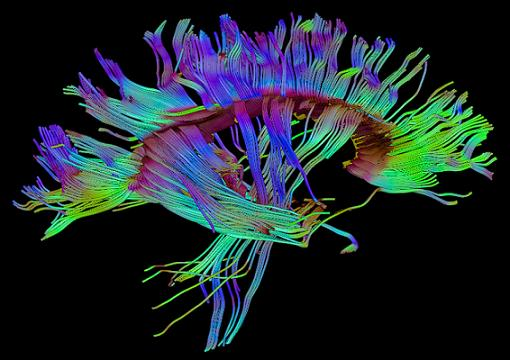
#> input picture 09-cv-recognition-examples/01_info_13_examples/DTI.jpg, 510 x 360 px; the run also reads 1 picture not shown here
$ jupyter execute --allow-errors info_13_examples.ipynb   (shell and % lines are left out)   (older library calls are emulated)
#> lines starting #> are read from the running program, lines starting #| are printed output that depends on the picture; after the words box and inside, x2 and y2 are one past the last pixel; in counts of white or black regions, pixels touching at a corner belong together
# Psychoinformatics - Week 13 (Examples)
by Tsung-Ren (Tren) Huang (trhuang@g.ntu.edu.tw)

[cell 1]
import numpy as np, scipy.misc
import cv2
import matplotlib.pyplot as plt

## 1 Basic Imaging Processing

### 1.1 Color to gray images

#### 1.1.1 The Matplot way

[cell 2]
import matplotlib.pyplot as plt
plt.close('all'); img1=plt.imread('DTI.jpg')
#> further down, img1 is the input picture: shape (360, 510, 3); mean R, G, B 29.5, 39.1, 44.3
print(img1.shape,type(img1),img1.dtype)
#| (360, 510, 3) <class 'numpy.ndarray'> uint8
plt.imshow(img1); plt.figure()
img2=np.mean(img1,2); print(img2.shape)
#| (360, 510)
plt.imshow(img2,cmap=plt.cm.gray)
plt.imsave('DTI_gray.jpg',img2, cmap=plt.cm.gray)

#### 1.1.1 The PIL/Pillow way

[cell 3]
from PIL import Image
img=Image.open('DTI.jpg')
img2=img.convert('L')
#> img2: PIL image 510x360 L
img2.show()
img2.save('DTI_gray.jpg')

### 1.2 Image Contrast

[cell 4]
import matplotlib.pyplot as plt
img=[]
img.append(np.float64(plt.imread('MRI1.jpg')))
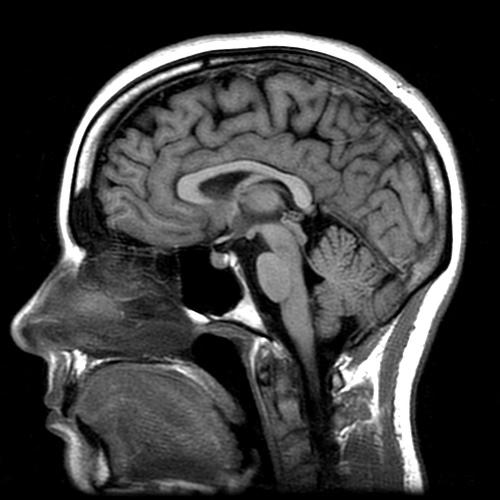
#> input picture 09-cv-recognition-examples/01_info_13_examples/MRI1.jpg, 500 x 500 px
img.append(np.float64(plt.imread('MRI2.jpg')))
img.append(img[1]-img[0]) #contrast
for i in range(3):
 plt.subplot(1,3,i+1); plt.axis('off')
 plt.imshow(img[i],cmap=plt.cm.gray)

### 1.3 Image Blending & Filtering

#### 1.3.1 The Matplotlib way

[cell 5]
import matplotlib.pyplot as plt
img1=plt.imread('face.jpg') # for FFA
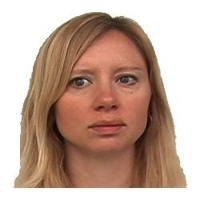
#> input picture 09-cv-recognition-examples/01_info_13_examples/face.jpg, 200 x 200 px
#> img1 is the input picture: shape (200, 200, 3); mean R, G, B 193.2, 165.4, 150.9
img2=plt.imread('house.jpg') # for PPA
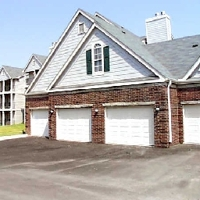
#> input picture 09-cv-recognition-examples/01_info_13_examples/house.jpg, 200 x 200 px
#> img2 is the input picture: shape (200, 200, 3); mean R, G, B 174.2, 172.7, 173.6
k=np.arange(1,10,2)/10.0
for i in range(5):
    plt.subplot(1,5,i+1);plt.axis('off')
    hybrid=k[i]*img1+(1-k[i])*img2
    plt.imshow(hybrid/255)

#### 1.3.2 The PIL/Pillow way

[cell 6]
from PIL import Image
from PIL.ImageFilter import (
   BLUR, CONTOUR, DETAIL, EDGE_ENHANCE, EDGE_ENHANCE_MORE,
   EMBOSS, FIND_EDGES, SMOOTH, SMOOTH_MORE, SHARPEN
)
img1=Image.open('house.jpg')
img2=Image.open('face.jpg')
k=np.arange(1,10,2)/10.0
for i in range(5):
    hybrid=Image.blend(img1,img2,k[i])
    hybrid=hybrid.filter(CONTOUR) # Applying a contour filter
    hybrid.show()
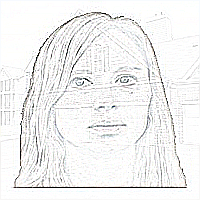
#> hybrid: PIL image 200x200 RGB; mean R, G, B 241.1, 241.1, 240.8

### 1.4 Color Maps

#### 1.4.1 Matplotlib (RGB) vs. OpenCV (BGR)

[cell 7]
# Use Matplotlib to show an blank image:
img=np.zeros((2,2,3),dtype='uint8')
print(img.shape)
print(img)
plt.imshow(img);

[cell 8]
# Manipulate the RGB values of a pixel:
img2=img.copy()
img2[0,0,0],img2[0,1,1],img2[1,0,2]=[255,255,255]
print(img2)
plt.imshow(img2);

[cell 9]
# Try OpenCV, which uses the order of BGR rather than RGB:
#!pip install opencv-python
import cv2
cv2.startWindowThread()
cv2.imshow('Test',img2)
cv2.waitKey(5000);
cv2.destroyAllWindows()

#### 1.4.2 From files

[cell 10]
# Download the girl!
import urllib.request
urllib.request.urlretrieve('http://mil.psy.ntu.edu.tw/~tren/girl.jpg','girl.jpg')
img3=cv2.imread('girl.jpg')
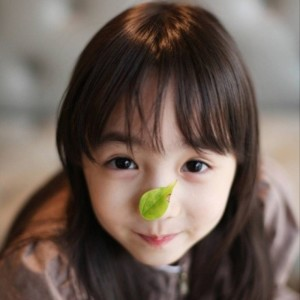
#> input picture 09-cv-recognition-examples/01_info_13_examples/girl.jpg, 300 x 300 px, found by its file name
#> img3 is the input picture: shape (300, 300, 3); mean B, G, R 85.9, 94.6, 110.3
print(img3.shape)
#| (300, 300, 3)

[cell 11]
# Show me the girl by OpenCV
cv2.imshow('Test',img3)
cv2.waitKey(5000);
cv2.destroyAllWindows()

[cell 12]
# Show me the girl by Matplotlib
plt.figure(figsize=(10, 5))
plt.subplot(1,2,1); plt.imshow(img3)
plt.subplot(1,2,2); plt.imshow(cv2.cvtColor(img3,cv2.COLOR_BGR2RGB));
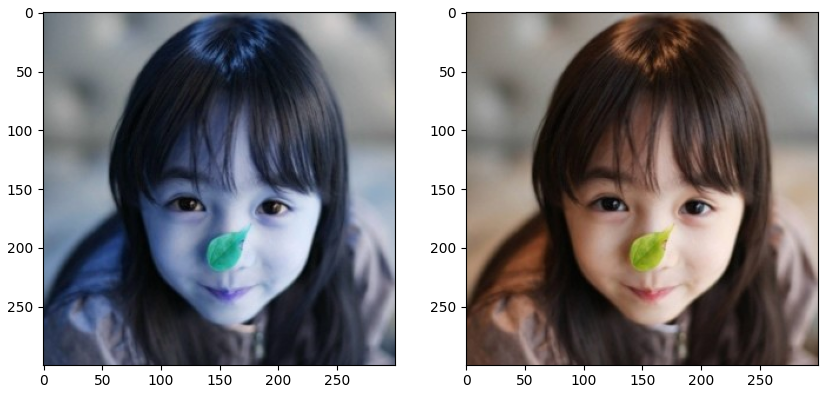
#> figure drawn by matplotlib, 2 panels; B, G, R data is drawn as R, G, B

[cell 13]
img3_gray=cv2.cvtColor(img3,cv2.COLOR_BGR2GRAY)
print(img3_gray.shape)
#| (300, 300)
cv2.imwrite('girl_gray.jpg',img3_gray)
plt.imshow(img3_gray,cmap='gray');

### 1.5 2D Spatial Filtering/Convolution

[cell 14]
kernel1=np.ones((10,10),np.float32)/100
print(kernel1)
img3_gray_smooth=cv2.filter2D(img3_gray,-1,kernel1)
plt.figure(figsize=(10, 5))
plt.subplot(1,2,1); plt.imshow(img3_gray,cmap='gray');
plt.subplot(1,2,2); plt.imshow(img3_gray_smooth,cmap='gray');

[cell 15]
# LGN cells: on-center off-surround RF
kernel2=np.array([[-1,-1,-1],
                  [-1,8,-1],
                  [-1,-1,-1]])
img3_gray_LGN=cv2.filter2D(img3_gray,-1,kernel2)
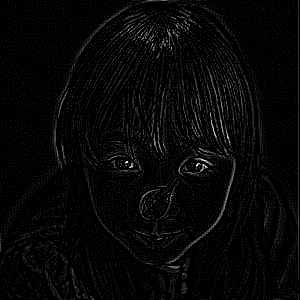
#> img3_gray_LGN: shape (300, 300); min 0, max 255, mean 7
plt.figure(figsize=(10, 5))
plt.subplot(1,2,1); plt.imshow(img3_gray,cmap='gray')
plt.subplot(1,2,2); plt.imshow(img3_gray_LGN,cmap='gray');

### 1.6 Down-sampling

#### 1.6.1 Image pyramid (w/ Gaussian smoothing)

[cell 16]
img3_gray_small=cv2.pyrDown(img3_gray)
plt.figure(figsize=(10, 5))
plt.subplot(1,2,1); plt.imshow(img3_gray,cmap='gray')
plt.subplot(1,2,2); plt.imshow(img3_gray_small,cmap='gray');

### 1.6.2 Max pooling

[cell 17]
import skimage.measure

a = np.array([
      [ 12,  20, 30,  0],
      [  8,  12,  2,  0],
      [ 34,  70, 37,  4],
      [112, 100, 25, 12]])

skimage.measure.block_reduce(a, (2,2), np.max)

[cell 18]
img3_gray_maxpooled=skimage.measure.block_reduce(img3_gray, (2,2), np.max)
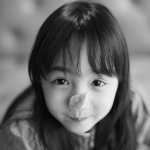
#> img3_gray_maxpooled: shape (150, 150); min 4, max 240, mean 101.9
plt.figure(figsize=(10, 5))
plt.subplot(1,2,1); plt.imshow(img3_gray,cmap='gray')
plt.subplot(1,2,2); plt.imshow(img3_gray_maxpooled,cmap='gray');

## 2 Traditional Computer Vision

### 2.1 Face Detection

#### 2.1.1 Basic detection using Haar Cascades

[cell 19]
import urllib.request
urllib.request.urlretrieve('https://raw.githubusercontent.com/opencv/opencv/master/data/haarcascades/haarcascade_frontalface_default.xml','haarcascade_frontalface_default.xml')
urllib.request.urlretrieve('https://raw.githubusercontent.com/opencv/opencv/master/data/haarcascades/haarcascade_eye.xml','haarcascade_eye.xml')
face_cascade = cv2.CascadeClassifier('haarcascade_frontalface_default.xml')
eye_cascade = cv2.CascadeClassifier('haarcascade_eye.xml')
faces = face_cascade.detectMultiScale(img3_gray)
#> faces = [[69, 100, 175, 175]]
print(faces) # (x,y, width, height)
#| [[ 69 100 175 175]]
for (x,y,w,h) in faces:
    cv2.rectangle(img3,(x,y),(x+w,y+h),(255,0,0),2) # face bounding box
    roi_gray = img3_gray[y:y+h, x:x+w]
    roi_color = img3[y:y+h, x:x+w]
    eyes = eye_cascade.detectMultiScale(roi_gray)
    for (ex,ey,ew,eh) in eyes:
        cv2.rectangle(roi_color,(ex,ey),(ex+ew,ey+eh),(0,255,0),2) # eye bounding box
#> this loop made 1 pass
#> (x, y, w, h, eyes) on pass 1: (69, 100, 175, 175, [[32, 42, 43, 43], [106, 47, 39, 39]])
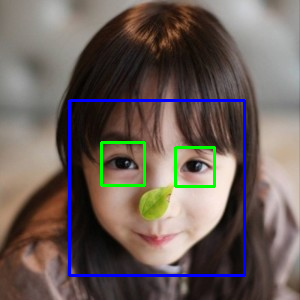
#> img3: shape (300, 300, 3); 3.41% of pixels changed, all inside (x1, y1, x2, y2) = (68, 99, 246, 277)
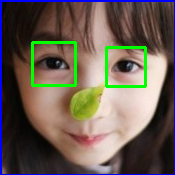
#> roi_color: shape (175, 175, 3); mean B, G, R 83.5, 93.7, 104.7
plt.imshow(cv2.cvtColor(img3,cv2.COLOR_BGR2RGB));

#### 2.1.2 Facial landmarks using Dlib

[cell 20]
import dlib, urllib.request, cv2
model="shape_predictor_68_face_landmarks.dat"
urllib.request.urlretrieve('https://github.com/italojs/facial-landmarks-recognition/raw/master/shape_predictor_68_face_landmarks.dat',model)
#> (this line was passed over: the network is not available in this run)
